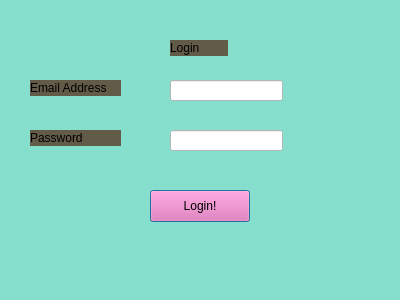
<?xml version="1.0" encoding="UTF-8"?>
<ui version="4.0">
 <class>Dialog</class>
 <widget class="QDialog" name="Dialog">
  <property name="geometry">
   <rect>
    <x>0</x>
    <y>0</y>
    <width>400</width>
    <height>300</height>
   </rect>
  </property>
  <property name="windowTitle">
   <string>Dialog</string>
  </property>
  <property name="styleSheet">
   <string notr="true">background:rgb(134, 223, 204)</string>
  </property>
  <widget class="QLabel" name="label">
   <property name="geometry">
    <rect>
     <x>170</x>
     <y>40</y>
     <width>58</width>
     <height>16</height>
    </rect>
   </property>
   <property name="styleSheet">
    <string notr="true">background:rgb(98, 91, 72)</string>
   </property>
   <property name="text">
    <string>Login</string>
   </property>
  </widget>
  <widget class="QLabel" name="label_2">
   <property name="geometry">
    <rect>
     <x>30</x>
     <y>130</y>
     <width>91</width>
     <height>16</height>
    </rect>
   </property>
   <property name="styleSheet">
    <string notr="true">background:rgb(98, 91, 72)</string>
   </property>
   <property name="text">
    <string>Password</string>
   </property>
  </widget>
  <widget class="QLabel" name="label_3">
   <property name="geometry">
    <rect>
     <x>30</x>
     <y>80</y>
     <width>91</width>
     <height>16</height>
    </rect>
   </property>
   <property name="styleSheet">
    <string notr="true">background:rgb(98, 91, 72)</string>
   </property>
   <property name="text">
    <string>Email Address</string>
   </property>
  </widget>
  <widget class="QLineEdit" name="ea_lo">
   <property name="geometry">
    <rect>
     <x>170</x>
     <y>80</y>
     <width>113</width>
     <height>21</height>
    </rect>
   </property>
   <property name="styleSheet">
    <string notr="true">background:rgb(255, 255, 255)</string>
   </property>
  </widget>
  <widget class="QLineEdit" name="pw_lo">
   <property name="geometry">
    <rect>
     <x>170</x>
     <y>130</y>
     <width>113</width>
     <height>21</height>
    </rect>
   </property>
   <property name="styleSheet">
    <string notr="true">background:rgb(255, 255, 255)</string>
   </property>
  </widget>
  <widget class="QPushButton" name="loginbutton">
   <property name="geometry">
    <rect>
     <x>150</x>
     <y>190</y>
     <width>100</width>
     <height>32</height>
    </rect>
   </property>
   <property name="styleSheet">
    <string notr="true">background:rgb(241, 98, 173)</string>
   </property>
   <property name="text">
    <string>Login!</string>
   </property>
  </widget>
 </widget>
 <resources/>
 <connections/>
</ui>
